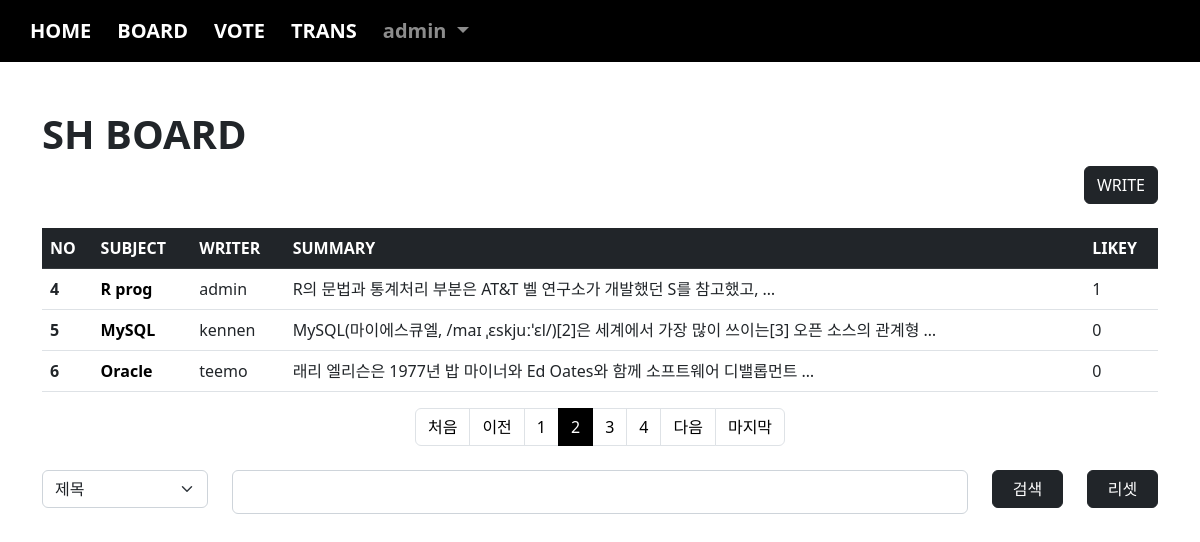
Screenshot of /board/index/?page=2&cate=&kw= (signed in) with the database file from the repository.
### acc/models.py (models this page shows, shortened)
class User(AbstractUser):
    comment = models.TextField(blank=True)
    point = models.IntegerField(default=0)
    pic = models.ImageField(upload_to="user/%y")

### board/models.py (models this page shows, shortened)
class Board(models.Model):
    subject = models.CharField(max_length=100)
    writer = models.ForeignKey(User, on_delete=models.CASCADE, related_name="writer")
    content = models.TextField()
    pubdate = models.DateTimeField()
    likey = models.ManyToManyField(User, blank=True, related_name="likey")

### board/views.py (the view)
# urls.py: path('index/', views.index, name="index"),
def index(request):
    if request.user.is_anonymous:
        return redirect("acc:login")
    cate = request.GET.get("cate", "")
    kw = request.GET.get("kw", "")
    pg = request.GET.get("page", 1)
    if kw:
        if cate == "sub":
            b = Board.objects.filter(subject__startswith=kw)
        elif cate == "wri":
            try:
                from acc.models import User
                u = User.objects.get(username=kw)
                b = Board.objects.filter(writer=u)
            except:
                b = Board.objects.none()
        elif cate == "con":
            b = Board.objects.filter(content__contains=kw)
    else:
        b = Board.objects.all()
    pag = Paginator(b, 3)
    obj = pag.get_page(pg)
    context = {
        "bset" : obj,
        "cate" : cate,
        "kw" : kw
    }
    return render(request, "board/index.html", context)

### templates/board/index.html (shortened to what this page needs)
{% extends 'base.html' %}
{% block con %}
    {% load mathfilters %}
    <h1><b>SH BOARD</b></h1>
    <div class="text-end">
        <a class="btn btn-dark" href="{% url 'board:create' %}">WRITE</a>
    </div>
    <table class="table table-hover mt-4">
        <thead>
            <tr class="table-dark">
                <th scope="col">NO</th>
                <th scope="col">SUBJECT</th>
                <th scope="col">WRITER</th>
                <th scope="col">SUMMARY</th>
                <th scope="col">LIKEY</th>
            </tr>
        </thead>
        <tbody>
            {% for i in bset %}
                <tr>
                    <th scope="row">{{ bset.start_index|add:forloop.counter0 }}</th>
                    <td><a href="{% url 'board:detail' i.id %}" class="sub">{{ i.subject }}</a></td>
                    <td>{{ i.writer }}</td>
                    <td>{{ i.content |truncatewords:10 }}</td>
                    <td>{{ i.likey.count }}</td>
                </tr>
            {% endfor %}
        </tbody>
    </table>
    <nav aria-label="Page navigation example">
        <ul class="pagination justify-content-center">
            {% if bset.has_previous %}
                <li class="page-item"><a class="page-link" href="{% url 'board:index' %}?page=1&cate={{cate}}&kw={{kw}}">처음</a></li>
                <li class="page-item"><a class="page-link" href="{% url 'board:index' %}?page={{ bset.previous_page_number }}&cate={{cate}}&kw={{kw}}">이전</a></li>
            {% else %}
                <li class="page-item disabled"><a class="page-link">처음</a></li>
                <li class="page-item disabled"><a class="page-link">이전</a></li>
            {% endif %}
            {% for i in bset.paginator.page_range %}
                {% if bset.number|add:2 >= i and i >= bset.number|sub:2 %}
                    <li class="page-item {% if bset.number == i %}active{% endif %}"><a class="page-link" href="{% url 'board:index' %}?page={{i}}&cate={{cate}}&kw={{kw}}">{{i}}</a></li>
                {% endif %}
            {% endfor %}
            {% if bset.has_next %}
                <li class="page-item"><a class="page-link" href="{% url 'board:index' %}?page={{bset.next_page_number}}&cate={{cate}}&kw={{kw}}">다음</a></li>
                <li class="page-item"><a class="page-link" href="{% url 'board:index' %}?page={{ bset.paginator.num_pages }}&cate={{cate}}&kw={{kw}}">마지막</a></li>
            {% else %}
                <li class="page-item disabled"><a class="page-link">다음</a></li>
                <li class="page-item disabled"><a class="page-link">마지막</a></li>
            {% endif %}
        </ul>
    </nav>
    <form>
        <div class="mt-4 row">
            <div class="col-sm-2">
                <select name="cate" class="form-select">
                    <option value="sub" {% if cate == "sub" %} selected {% endif %}>제목</option>
                </select>
            </div>
            <div class="col-sm-8">
                <input type="text" name="kw" value="{{kw}}" class="form-control">
            </div>
            <div class="col-sm-1">
                <button class="btn btn-dark" style="width: 100%;">검색</button>
            </div>
            <div class="col-sm-1">
                <a class="btn btn-dark" href="{% url 'board:index' %}" style="width: 100%;">리셋</a>
            </div>
        </div>
    </form>
{% endblock %}

### templates/base.html (shortened to what this page needs)
<!doctype html>
<html lang="en">
    <head>
        <link href="https://cdn.jsdelivr.net/npm/bootstrap@5.2.2/dist/css/bootstrap.min.css" rel="stylesheet">
    </head>
    <body>
        {% if user.is_authenticated %}
            <nav class="navbar navbar-expand-lg navbar-dark" style="background-color: rgb(0, 0, 0);">
                <div class="container-fluid">
                    <div class="collapse navbar-collapse" id="navbarSupportedContent">
                        <ul class="navbar-nav me-auto mb-2 mb-lg-0">
                            <li class="nav-item">
                                <a class="nav-link active" aria-current="page" href="{% url 'acc:index' %}">HOME</a>
                            </li>
                            <li class="nav-item">
                                <a class="nav-link active" aria-current="page" href="{% url 'board:index' %}">BOARD</a>
                            </li>
                            <li class="nav-item">
                                <a class="nav-link active" aria-current="page" href="{% url 'vote:index' %}">VOTE</a>
                            </li>
                            <li class="nav-item">
                                <a class="nav-link active" aria-current="page" href="{% url 'trans:index' %}">TRANS</a>
                            </li>
                            <li class="nav-item dropdown">
                                <a class="nav-link dropdown-toggle" href="#" role="button" data-bs-toggle="dropdown" aria-expanded="false">
                                    {{ user }}
                                </a>
                            </li>
                        </ul>
                    </div>
                </div>
            </nav>
        {% endif %}
        <div class="container mt-5 mb-5">
            {% block con %}
            {% endblock %}
        </div>
    </body>
</html>

### templates/board/index.html (style rules this page uses)
.sub { text-decoration: none; color: black; font-weight: bold; }
.active>.page-link { color: white; background-color: #000000; border-color: #000000; }
.page-link { color:black; }
.pagination { --bs-pagination-hover-color: #ffffff; --bs-pagination-hover-bg: rgb(0, 0, 0); }

### templates/base.html (style rules this page uses)
.nav-item { font-size: 20px; font-weight: bold; margin-left: 10px; }
.form-control { font-weight: bold; font-size: 20px; }

### rows the page displays
User: username "admin"
Board: start_index|add "4", subject "R prog", writer "admin", content "R의 문법과 통계처리 부분은 AT&T 벨 연구소가 개발했던 S를 참고했고, …", likey.count "1"
Board: start_index|add "5", subject "MySQL", writer "kennen", content "MySQL(마이에스큐엘, /maɪ ˌɛskjuːˈɛl/)[2]은 세계에서 가장 많이 쓰이는[3] 오픈 소스의 관계형 …", likey.count "0"
Board: start_index|add "6", subject "Oracle", writer "teemo", content "래리 엘리슨은 1977년 밥 마이너와 Ed Oates와 함께 소프트웨어 디밸롭먼트 …", likey.count "0"

### other values shown
{{ i }} "1" "2" "3" "4"
